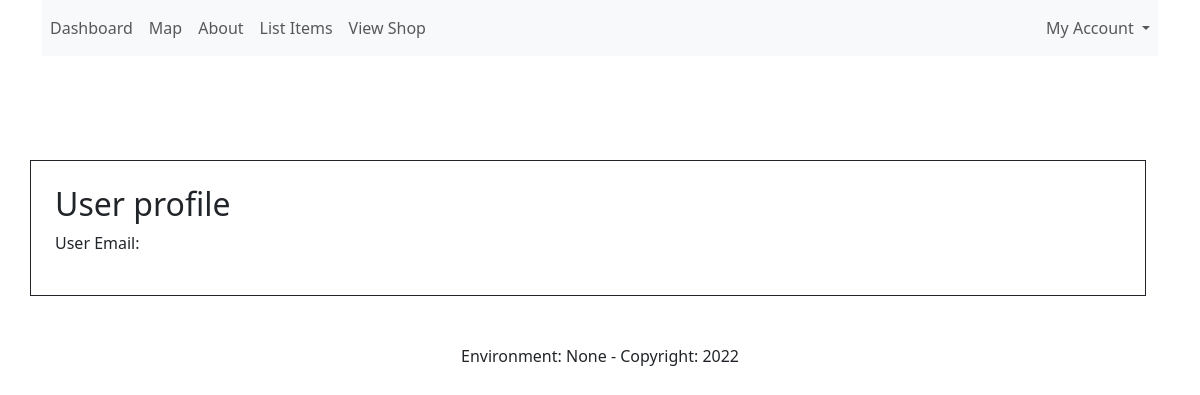
Page /users/3 (signed in) on the earlier database version.
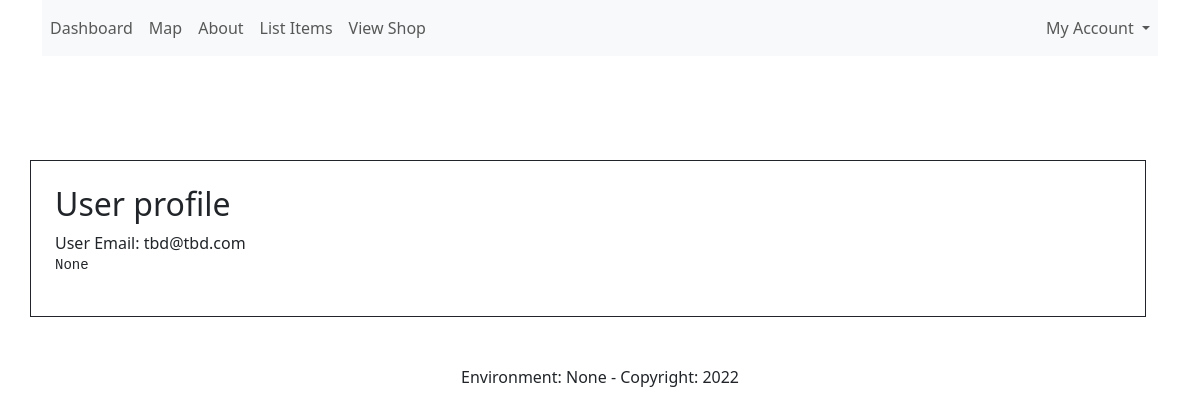
Same page on the later database version.
### app/db/models/__init__.py (models this page shows, shortened)
class User(UserMixin, db.Model):
    __tablename__ = 'users'
    id = db.Column(db.Integer, primary_key=True)
    email = db.Column(db.String(120), unique=True, nullable=False)
    password = db.Column(db.String(300), nullable=False)
    about = db.Column(db.String(300), nullable=True, unique=False)
    authenticated = db.Column(db.Boolean, default=False)
    registered_on = db.Column('registered_on', db.DateTime)
    active = db.Column('is_active', db.Boolean(), nullable=False, server_default='1')
    is_admin = db.Column('is_admin', db.Boolean(), nullable=False, server_default='0')
    locations = db.relationship("Location",
                                secondary=location_user, backref="users")
    songs = db.relationship("Song",
                            secondary=song_user, backref="users")
    def is_active(self):
        return True

### app/auth/__init__.py (the view)
@auth.route('/users/<int:user_id>')
@login_required
def retrieve_user(user_id):
    user = User.query.get(user_id)
    return render_template('profile_view.html', user=user)

### app/__init__.py (called while the page is built)
@login_manager.user_loader
def user_loader(user_id):
    try:
        return User.query.get(int(user_id))
    except:
        return None

### app/context_processors/__init__.py (called while the page is built)
def utility_text_processors():
    message = "hello world"
    form = login_form()
    def deployment_environment():
        return getenv('FLASK_ENV', None)
    def current_year():
        currentDateTime = datetime.datetime.now()
        date = currentDateTime.date()
        year = date.strftime("%Y")
        return year
    def format_price(amount, currency="$"):
        return f"{currency}{amount:.2f}"
    return dict(
        form=form,
        mymessage=message,
        deployment_environment=deployment_environment(),
        year=current_year(),
        format_price=format_price
    )

### app/logging_config/__init__.py (called while the page is built)
@log_con.after_app_request
def after_request_logging(response):
    if request.path == '/favicon.ico':
        return response
    elif request.path.startswith('/static'):
        return response
    elif request.path.startswith('/bootstrap'):
        return response
    return response

### app/auth/templates/profile_view.html
{% extends "base.html" %}
{% block content %}
    <div class="row mt-5">
         <div class="border border-1 border-dark mx-auto p-4">
             <h2>User profile</h2>
                User Email: {{ user.email }}
                <pre>{{ user.about }}</pre>
         </div>
    </div>
{% endblock %}

### app/templates/base.html (shortened to what this page needs)
<!doctype html>
<html lang="en">
<head>
    {% block head %}
        {% block styles %}
            {{ bootstrap.load_css() }}
        {% endblock %}
        <link rel="stylesheet" href="https://cdn.datatables.net/1.11.5/css/dataTables.bootstrap5.min.css">
    {% endblock %}
</head>
<body>
<div class="container">
    <div class="row">
        <header class="mb-2">
            {% from 'bootstrap5/nav.html' import render_nav_item %}
            {% from 'bootstrap5/utils.html' import render_messages %}
            {% from 'bootstrap5/form.html' import render_form, render_field, render_form_row %}
            <nav class="navbar navbar-expand-lg navbar-light bg-light">
                <div class="collapse navbar-collapse" id="navbarNavDropdown">
                    <div class="navbar-nav mr-auto">
                        {% if current_user.is_authenticated %}
                            {{ render_nav_item('auth.dashboard','Dashboard' ) }}
                        {% else %}
                            {{ render_nav_item('simple_pages.index', 'Home') }}
                        {% endif %}
                        {{ render_nav_item('map.map_locations','Map' ) }}
                        {{ render_nav_item('simple_pages.about','About') }}
                        {{ render_nav_item('simple_pages.browse_products','List Items') }}
                        {{ render_nav_item('simple_pages.view_products','View Shop') }}
                    </div>
                </div>
                <div class="navbar-nav d-flex">
                    {% if current_user.is_authenticated %}
                        <li class="nav-item dropdown">
                            <a class="nav-link dropdown-toggle" href="#" id="navbarDarkDropdownMenuLink" role="button"
                               data-bs-toggle="dropdown" aria-expanded="false">
                                My Account
                            </a>
                        </li>
                    {% else %}
                        {{ render_nav_item('auth.register','Register' ) }}
                        {{ render_nav_item('auth.login','Login' ) }}
                    {% endif %}
                </div>
            </nav>
        </header>
    </div>
    <div class="row mt-5">
        {% block content %}
        {% endblock %}
    </div>
</div>
<footer class="text-center mt-5">
    Environment: {{ deployment_environment }} - Copyright: {{ year }}
</footer>
</body>
</html>

Differences in the rows shown:
added User: email "tbd@tbd.com", about "None"
